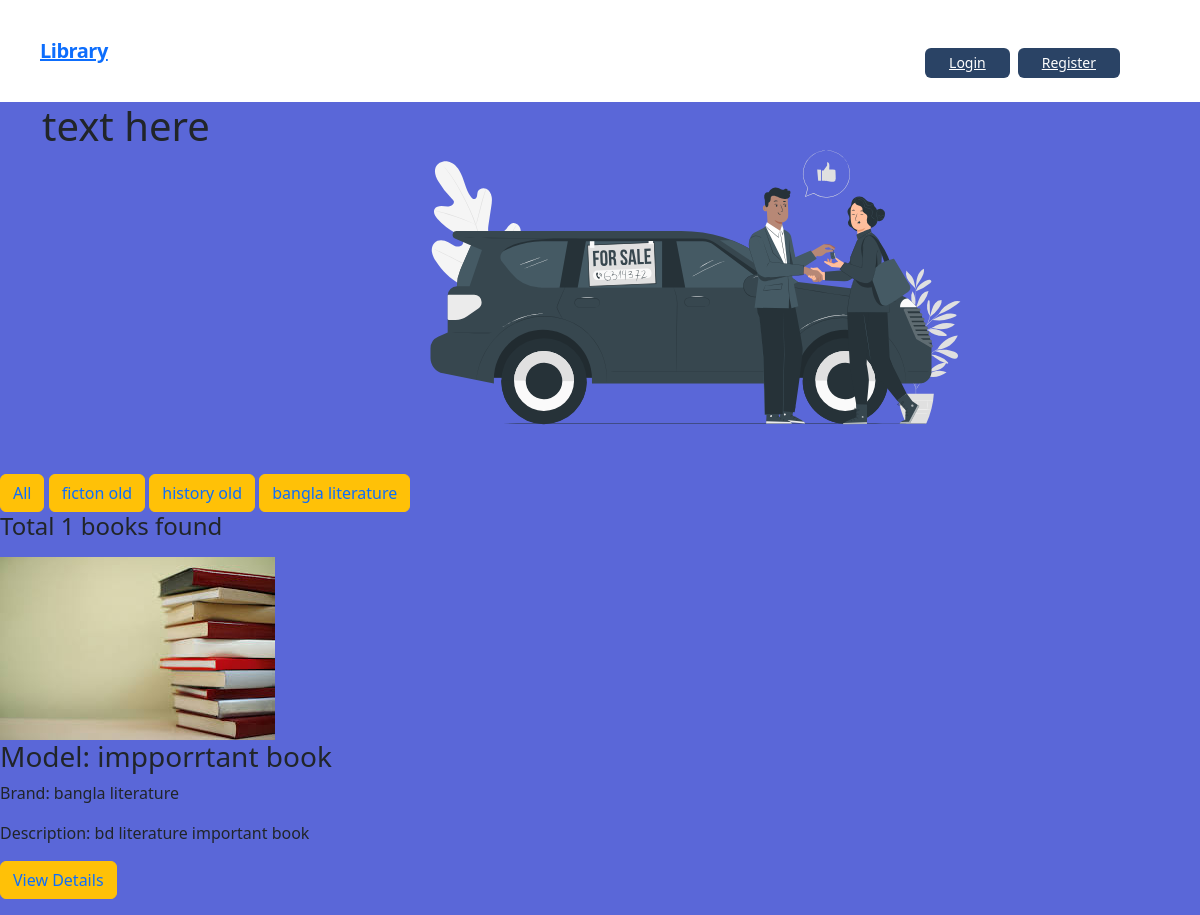
/account/catagory/bangla-literature/, run on the app's committed database.
### first_app/models.py (models this page shows)
class Catagory(models.Model):
    name = models.CharField(max_length=50)
    slug = models.SlugField(max_length=50, unique=True, null=True, blank=True)
    def __str__(self):
        return self.name

class Book(models.Model):
    user = models.ForeignKey(User, on_delete=models.CASCADE, default=1)
    catagory = models.ForeignKey(Catagory,on_delete = models.CASCADE)
    title = models.CharField(max_length = 20)
    image = models.ImageField(upload_to='uploads/', blank=True, null=True)
    description = models.TextField()
    borrowing_price = models.DecimalField(max_digits=10, decimal_places=2)
    def __str__(self):
        return self.title

### first_app/views.py (the view)
# urls.py: path('catagory/<slug:catagory_slug>/', home, name='catagory'),
def home(request, catagory_slug = None):
    books = Book.objects.all()
    print(books)
    if catagory_slug is not None:
        catagorys = Catagory.objects.get(slug = catagory_slug)
        books = Book.objects.filter(catagory = catagorys)
        print(books)
        print(catagorys)
    catagorys = Catagory.objects.all()
    return render(request, 'home.html', {'catagorys': catagorys, 'books': books})

### core/templates/home.html (shortened to what this page needs)
{% extends "base.html" %}
{% block content %}
<div class="container d-flex">
    <div class='col-4'>
        <h1>text here</h1>
    </div>
    <div class='col-6'>
    </div>
</div>
<button type="button" class="btn btn-warning"><a href="{% url 'all_books' %}" style="text-decoration: none;">All</a></button>
{% for catagory in catagorys %}
<button type="button" class="btn btn-warning"><a href="{% url 'catagory' catagory.slug %}" style="text-decoration: none;">{{catagory}}</a> </button>
{% endfor %}
<h4>Total {{ books | length }} books found</h4>
<div class='d-flex row my-3'>
    {% for book in books %}
        <div class='col-6'>
            <img src="{{ book.image.url }}" alt="{{ book.title }}">
            <h3>Model: {{ book.title }}</h3>
            <p>Brand: {{ book.catagory.name }}</p>
            <p>Description: {{book.description}}</p>
            <button type="button" class="btn btn-warning"><a href="{% url 'bookDetails' book.id %}" style="text-decoration: none;">View Details</a></button>
        </div>
    {% endfor %}
</div>
{% endblock content %}

### data on the page
Catagory: name "ficton old"
Catagory: name "history old"
Catagory: name "bangla literature"
Book: image (picture), title "impporrtant book", catagory.name "bangla literature", description "bd literature important book"

### other printed values
{{ books | length }} "1"
